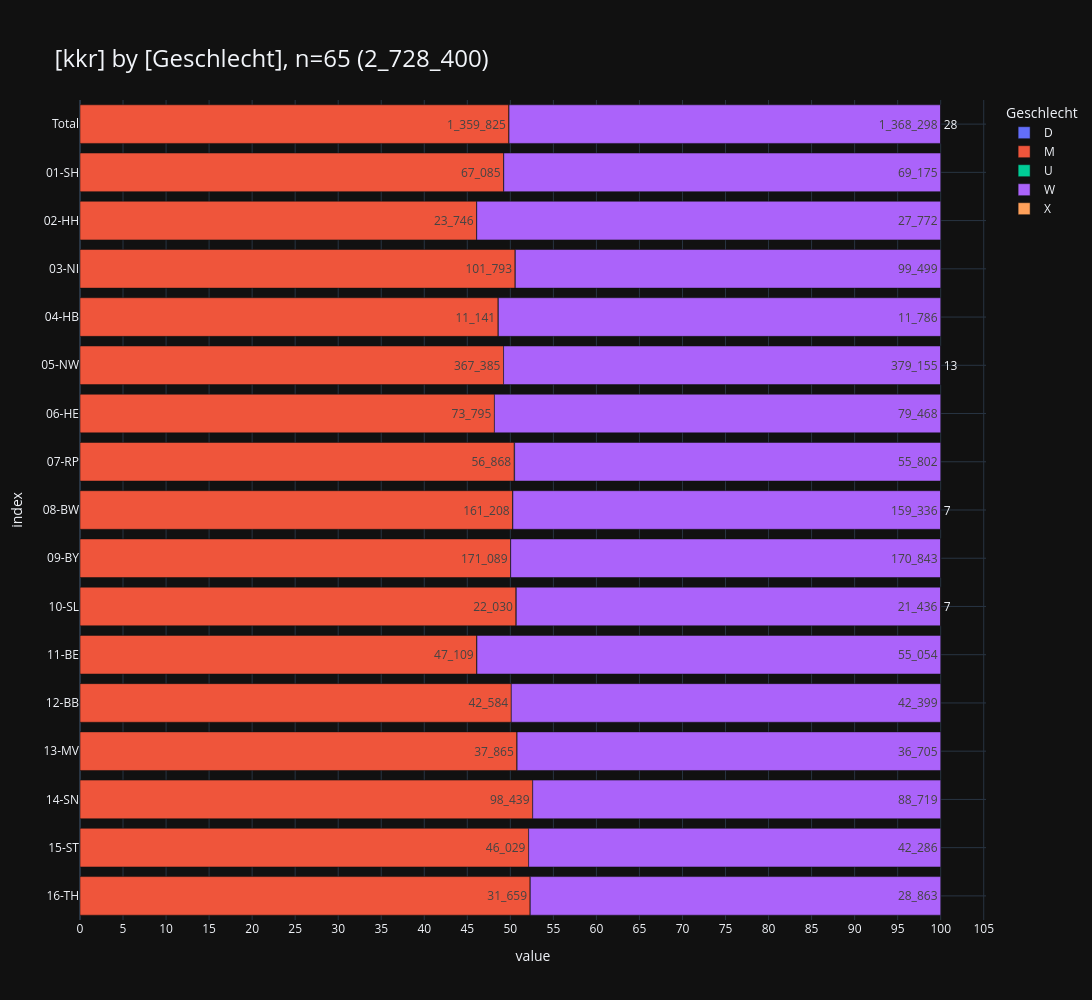

This figure's notebook cell:
### Markdown cell above
<br>

### <a id='toc1_7_3_'></a>[Geschlecht](#toc0_)
- Grundgesamtheit: Menge aller **Patienten** 
- **Filter: `DJ` = 2020-2023**

> 💡 `ZfKD`: _"Angaben zu Geschlecht ungleich `M` oder `W` sind sehr selten, diese Fälle werden nicht gesondert verarbeitet"_

### Code cell
_tu=show_vars(0, grouper_reg.KKR.value, show=True, filter=fil_dy)
_other = _tu[~_tu["Geschlecht"].isin(["M", "W"])].groupby("Geschlecht")["cnt"].sum().to_dict()
print(f"Anzahl Ausprägungen <> M oder W im Gesamtdatensatz: {_other}")

### Figure 1 — Plotly figure (JSON) as saved in the notebook; plotly's stock layout.template omitted (floating-point values rounded to 4 significant figures)
{"data": [{"hovertemplate": "col=D<br>value=%{x}<br>index=%{y}<br>cnt_str=%{text}<extra></extra>", "legendgroup": "D", "marker": {"color": "#636EFA", "pattern": {"shape": ""}}, "name": "D", "orientation": "h", "showlegend": true, "text": ["37", "1", "2", "3", "4", "4", "4", "1", "5", "2", "2", "4", "4", "1"], "textposition": "auto", "type": "bar", "x": [37, 1, 2, 3, 4, 4, 4, 1, 5, 2, 2, 4, 4, 1], "xaxis": "x", "y": [" Total", "01-SH", "03-NI", "06-HE", "07-RP", "08-BW", "09-BY", "10-SL", "11-BE", "12-BB", "13-MV", "14-SN", "15-ST", "16-TH"], "yaxis": "y"}, {"hovertemplate": "col=M<br>value=%{x}<br>index=%{y}<br>cnt_str=%{text}<extra></extra>", "legendgroup": "M", "marker": {"color": "#EF553B", "pattern": {"shape": ""}}, "name": "M", "orientation": "h", "showlegend": true, "text": ["1_359_825", "67_085", "23_746", "101_793", "11_141", "367_385", "73_795", "56_868", "161_208", "171_089", "22_030", "47_109", "42_584", "37_865", "98_439", "46_029", "31_659"], "textposition": "auto", "type": "bar", "x": [1359825, 67085, 23746, 101793, 11141, 367385, 73795, 56868, 161208, 171089, 22030, 47109, 42584, 37865, 98439, 46029, 31659], "xaxis": "x", "y": [" Total", "01-SH", "02-HH", "03-NI", "04-HB", "05-NW", "06-HE", "07-RP", "08-BW", "09-BY", "10-SL", "11-BE", "12-BB", "13-MV", "14-SN", "15-ST", "16-TH"], "yaxis": "y"}, {"hovertemplate": "col=U<br>value=%{x}<br>index=%{y}<br>cnt_str=%{text}<extra></extra>", "legendgroup": "U", "marker": {"color": "#00CC96", "pattern": {"shape": ""}}, "name": "U", "orientation": "h", "showlegend": true, "text": ["212", "6", "3", "44", "7", "45", "35", "23", "14", "12", "13", "10"], "textposition": "auto", "type": "bar", "x": [212, 6, 3, 44, 7, 45, 35, 23, 14, 12, 13, 10], "xaxis": "x", "y": [" Total", "01-SH", "02-HH", "03-NI", "04-HB", "07-RP", "08-BW", "09-BY", "10-SL", "11-BE", "13-MV", "16-TH"], "yaxis": "y"}, {"hovertemplate": "col=W<br>value=%{x}<br>index=%{y}<br>cnt_str=%{text}<extra></extra>", "legendgroup": "W", "marker": {"color": "#AB63FA", "pattern": {"shape": ""}}, "name": "W", "orientation": "h", "showlegend": true, "text": ["1_368_298", "69_175", "27_772", "99_499", "11_786", "379_155", "79_468", "55_802", "159_336", "170_843", "21_436", "55_054", "42_399", "36_705", "88_719", "42_286", "28_863"], "textposition": "auto", "type": "bar", "x": [1368298, 69175, 27772, 99499, 11786, 379155, 79468, 55802, 159336, 170843, 21436, 55054, 42399, 36705, 88719, 42286, 28863], "xaxis": "x", "y": [" Total", "01-SH", "02-HH", "03-NI", "04-HB", "05-NW", "06-HE", "07-RP", "08-BW", "09-BY", "10-SL", "11-BE", "12-BB", "13-MV", "14-SN", "15-ST", "16-TH"], "yaxis": "y"}, {"hovertemplate": "col=X<br>value=%{x}<br>index=%{y}<br>cnt_str=%{text}<extra></extra>", "legendgroup": "X", "marker": {"color": "#FFA15A", "pattern": {"shape": ""}}, "name": "X", "orientation": "h", "showlegend": true, "text": ["28", "13", "7", "1", "7"], "textposition": "auto", "type": "bar", "x": [28, 13, 7, 1, 7], "xaxis": "x", "y": [" Total", "05-NW", "08-BW", "09-BY", "10-SL"], "yaxis": "y"}], "layout": {"barmode": "relative", "barnorm": "percent", "height": 1000, "legend": {"title": {"text": "Geschlecht"}, "tracegroupgap": 0, "traceorder": "normal"}, "title": {"font": {"size": 24}, "text": "[kkr] by [Geschlecht], n=65 (2_728_400)", "xanchor": "left", "y": 0.95, "yanchor": "top"}, "width": 2000, "xaxis": {"anchor": "y", "domain": [0, 1], "dtick": 5, "gridwidth": 1, "showgrid": true, "title": {"text": "value"}}, "yaxis": {"anchor": "x", "categoryarray": ["16-TH", "15-ST", "14-SN", "13-MV", "12-BB", "11-BE", "10-SL", "09-BY", "08-BW", "07-RP", "06-HE", "05-NW", "04-HB", "03-NI", "02-HH", "01-SH", " Total"], "categoryorder": "array", "domain": [0, 1], "gridwidth": 1, "showgrid": true, "title": {"text": "index"}}}}
